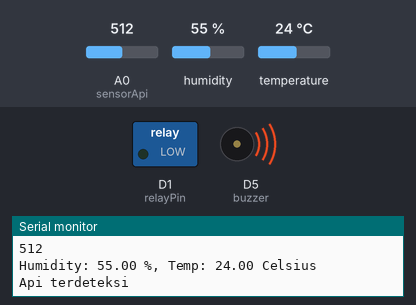
Bench run of a sketch on a simulated ESP8266 (NodeMCU). Parts: switched loads named in the sketch (green lamp = pin HIGH), buzzer (waves = sounding, pin HIGH), the last lines printed to the serial monitor. The test bench sets the inputs (shaded band); at power-on: A0 (sensorApi) = 512, humidity 55 %, temperature 24 °C. WiFi joins after 1.5 s; servers stay silent unless stated; no MQTT or app messages arrive unless stated.

Above: at 3.2 s.
3.3 s: A0 (sensorApi) set to 547
13.6 s: A0 (sensorApi) set to 578
At 14.6 s:
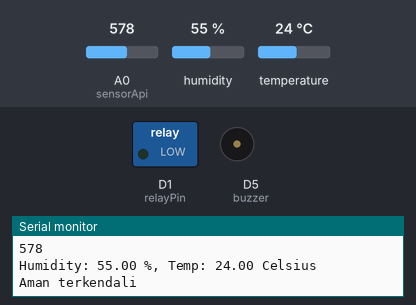
20.3 s: A0 (sensorApi) set to 550
At 26.7 s:
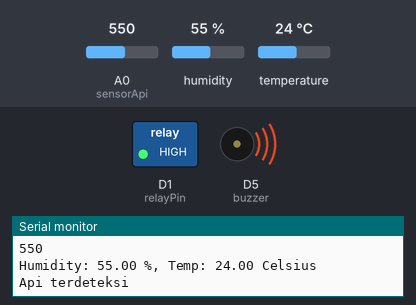
30.6 s: A0 (sensorApi) set to 570
At 35.7 s:
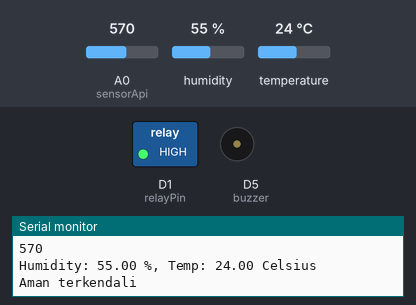
37.3 s: A0 (sensorApi) set to 511
At 42.3 s:
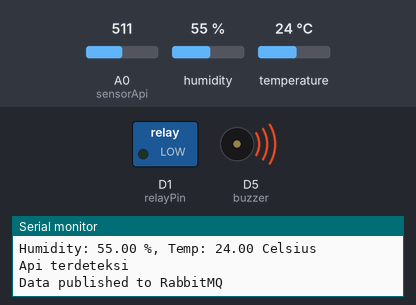
Timing chart, 0 to 43.8 s (numbered marks = the images above; inputs shaded):
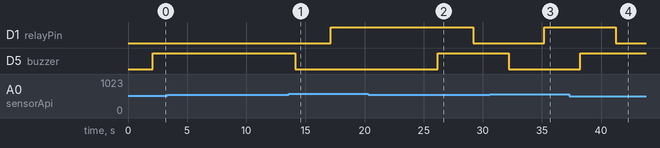

The sketch:

firee.ino
```cpp
#include <PubSubClient.h>
#include <DHT.h>
#include <ESP8266WiFi.h>

#define SSID "$"
#define SSID_PASSWORD "dicky1017"

// Konfigurasi MQTT
const char* mqtt_server = "103.167.112.188";
const int mqtt_port = 1883;
const char* mqtt_user = "/fik:fik";
const char* mqtt_password = "fik123";

const char* queue_name = "Firedect";

#define DHTTYPE DHT11
#define DHTPIN D2
#define relayPin D1
DHT dht(DHTPIN, DHTTYPE);
int pinDHT = D2;

String kondisi = "";
float hum;  //Stores humidity value
float temp; //Stores temperature value
int sensorApi = A0;
int sensorApiValue = 0;
const unsigned char buzzer = D5;

WiFiClient espClient;
PubSubClient client(espClient);

void setup() {
  Serial.begin(9600);
  pinMode(buzzer, OUTPUT);
 pinMode(relayPin, OUTPUT);

  // Menghubungkan ke jaringan WiFi
  WiFi.begin(SSID, SSID_PASSWORD);
  while (WiFi.status() != WL_CONNECTED) {
    delay(1000);
    Serial.println("Connecting to WiFi...");
  }
  Serial.println("Connected to WiFi");

  // Menghubungkan ke RabbitMQ server
  client.setServer(mqtt_server, mqtt_port);
  while (!client.connected()) {
    if (client.connect("ArduinoClient", mqtt_user, mqtt_password)) {
      Serial.println("Connected to RabbitMQ");
    } else {
      Serial.print("Failed to connect to RabbitMQ, rc=");
      Serial.println(client.state());
      delay(5000);
    }
  }
  dht.begin();
}

void loop() {
  float hum = dht.readHumidity();
  float temp = dht.readTemperature();
  sensorApiValue = analogRead(sensorApi);
  Serial.println(sensorApiValue);

  if (sensorApiValue < 560) {
    Serial.print("Humidity: ");
    Serial.print(hum);
    Serial.print(" %, Temp: ");
    Serial.print(temp);
    Serial.println(" Celsius");
    Serial.println("Api terdeteksi");
    kondisi = "Api Terdeteksi";
    digitalWrite(buzzer, HIGH);
   delay(3000);
   digitalWrite(relayPin, LOW);
    delay(1000);
  } else {
    Serial.print("Humidity: ");
    Serial.print(hum);
    Serial.print(" %, Temp: ");
    Serial.print(temp);
    Serial.println(" Celsius");
    Serial.println("Aman terkendali");
    kondisi = "Aman Terkendali";
    digitalWrite(buzzer, LOW);
   delay(3000);
   digitalWrite(relayPin, HIGH);
    delay(1000);
  }

  // Mengirim data ke RabbitMQ
  if (client.connected()) {
    char message[100];
    snprintf(message, sizeof(message), "{\"Temp\": %.2f, \"Hum\": %.2f, \"kondisi\": \"%s\"}", temp, hum, kondisi.c_str());
    client.publish(queue_name, message);
    Serial.println("Data published to RabbitMQ");
  } else {
    Serial.println("Failed to publish data. MQTT client disconnected");
  }

  delay(2000); // Delay selama 2 detik sebelum membaca data sensor lagi
}
```

Measured:
- the behaviour switches between 559 and 560 on A0 (sensorApi) (found by bisection; images 0 and 1)
- after the input at 13.6 s, D1 (relayPin): LOW → HIGH after 3.5 s; D5 (buzzer): HIGH → LOW after 0.53 s
- after the input at 20.3 s, D1 (relayPin): HIGH → LOW after 8.9 s; D5 (buzzer): LOW → HIGH after 5.9 s
- after the input at 30.6 s, D1 (relayPin): LOW → HIGH after 4.6 s; D5 (buzzer): HIGH → LOW after 1.6 s
- after the input at 37.3 s, D1 (relayPin): HIGH → LOW after 3.9 s; D5 (buzzer): LOW → HIGH after 0.92 s
